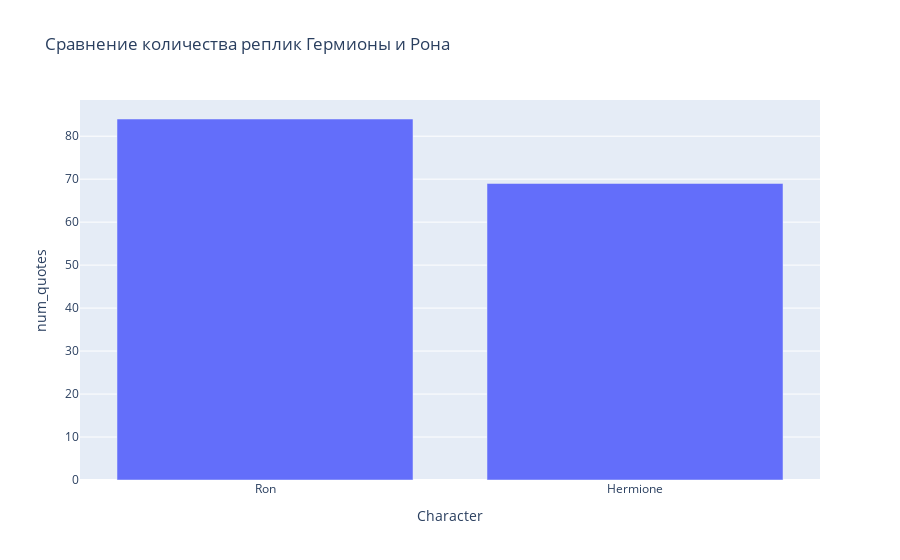

The cell this chart's notebook holds for it:
### Code cell
## Гипотеза 1: Гермиона говорит больше, чем Рон

df = run_query("""
SELECT Character, COUNT(*) AS num_quotes
FROM quotes
WHERE Character IN ('Hermione', 'Ron')
GROUP BY Character
""")

import plotly.express as px
px.bar(df, x="Character", y="num_quotes", title="Сравнение количества реплик Гермионы и Рона")

### Figure 1 — Plotly figure (JSON) as saved in the notebook; plotly's stock layout.template omitted (floating-point values rounded to 4 significant figures)
{"data": [{"hovertemplate": "Character=%{x}<br>num_quotes=%{y}<extra></extra>", "legendgroup": "", "marker": {"color": "#636efa", "pattern": {"shape": ""}}, "name": "", "orientation": "v", "showlegend": false, "textposition": "auto", "type": "bar", "x": ["Ron", "Hermione"], "xaxis": "x", "y": [84, 69], "yaxis": "y"}], "layout": {"barmode": "relative", "legend": {"tracegroupgap": 0}, "title": {"text": "Сравнение количества реплик Гермионы и Рона"}, "xaxis": {"anchor": "y", "domain": [0, 1], "title": {"text": "Character"}}, "yaxis": {"anchor": "x", "domain": [0, 1], "title": {"text": "num_quotes"}}}}
